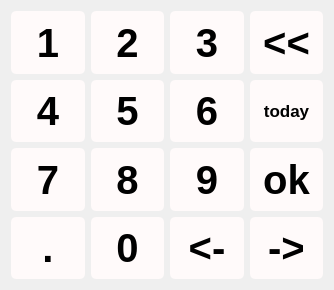
<?xml version="1.0" encoding="UTF-8"?>
<ui version="4.0">
 <class>lds_keywithok</class>
 <widget class="QFrame" name="lds_keywithok">
  <property name="geometry">
   <rect>
    <x>0</x>
    <y>0</y>
    <width>334</width>
    <height>290</height>
   </rect>
  </property>
  <property name="windowTitle">
   <string>Frame</string>
  </property>
  <property name="styleSheet">
   <string notr="true">
QPushButton{
	background:snow;
	border-radius:5px;
	color:black;
	font:bold 30pt;
}
QPushButton:pressed{
	background-color: lightskyblue;
	color:snow;
}</string>
  </property>
  <property name="frameShape">
   <enum>QFrame::NoFrame</enum>
  </property>
  <property name="frameShadow">
   <enum>QFrame::Raised</enum>
  </property>
  <layout class="QGridLayout" name="gridLayout">
   <item row="0" column="0">
    <widget class="QPushButton" name="pushButton">
     <property name="sizePolicy">
      <sizepolicy hsizetype="Expanding" vsizetype="Expanding">
       <horstretch>0</horstretch>
       <verstretch>0</verstretch>
      </sizepolicy>
     </property>
     <property name="focusPolicy">
      <enum>Qt::NoFocus</enum>
     </property>
     <property name="text">
      <string>1</string>
     </property>
    </widget>
   </item>
   <item row="0" column="1">
    <widget class="QPushButton" name="pushButton_2">
     <property name="sizePolicy">
      <sizepolicy hsizetype="Expanding" vsizetype="Expanding">
       <horstretch>0</horstretch>
       <verstretch>0</verstretch>
      </sizepolicy>
     </property>
     <property name="focusPolicy">
      <enum>Qt::NoFocus</enum>
     </property>
     <property name="text">
      <string>2</string>
     </property>
    </widget>
   </item>
   <item row="0" column="2">
    <widget class="QPushButton" name="pushButton_3">
     <property name="sizePolicy">
      <sizepolicy hsizetype="Expanding" vsizetype="Expanding">
       <horstretch>0</horstretch>
       <verstretch>0</verstretch>
      </sizepolicy>
     </property>
     <property name="focusPolicy">
      <enum>Qt::NoFocus</enum>
     </property>
     <property name="text">
      <string>3</string>
     </property>
    </widget>
   </item>
   <item row="0" column="3">
    <widget class="QPushButton" name="pushButton_10">
     <property name="sizePolicy">
      <sizepolicy hsizetype="Expanding" vsizetype="Expanding">
       <horstretch>0</horstretch>
       <verstretch>0</verstretch>
      </sizepolicy>
     </property>
     <property name="focusPolicy">
      <enum>Qt::NoFocus</enum>
     </property>
     <property name="text">
      <string>&lt;&lt;</string>
     </property>
     <property name="autoRepeat">
      <bool>true</bool>
     </property>
    </widget>
   </item>
   <item row="1" column="0">
    <widget class="QPushButton" name="pushButton_5">
     <property name="sizePolicy">
      <sizepolicy hsizetype="Expanding" vsizetype="Expanding">
       <horstretch>0</horstretch>
       <verstretch>0</verstretch>
      </sizepolicy>
     </property>
     <property name="focusPolicy">
      <enum>Qt::NoFocus</enum>
     </property>
     <property name="text">
      <string>4</string>
     </property>
    </widget>
   </item>
   <item row="1" column="1">
    <widget class="QPushButton" name="pushButton_6">
     <property name="sizePolicy">
      <sizepolicy hsizetype="Expanding" vsizetype="Expanding">
       <horstretch>0</horstretch>
       <verstretch>0</verstretch>
      </sizepolicy>
     </property>
     <property name="focusPolicy">
      <enum>Qt::NoFocus</enum>
     </property>
     <property name="text">
      <string>5</string>
     </property>
    </widget>
   </item>
   <item row="1" column="2">
    <widget class="QPushButton" name="pushButton_4">
     <property name="sizePolicy">
      <sizepolicy hsizetype="Expanding" vsizetype="Expanding">
       <horstretch>0</horstretch>
       <verstretch>0</verstretch>
      </sizepolicy>
     </property>
     <property name="focusPolicy">
      <enum>Qt::NoFocus</enum>
     </property>
     <property name="text">
      <string>6</string>
     </property>
    </widget>
   </item>
   <item row="2" column="0">
    <widget class="QPushButton" name="pushButton_8">
     <property name="sizePolicy">
      <sizepolicy hsizetype="Expanding" vsizetype="Expanding">
       <horstretch>0</horstretch>
       <verstretch>0</verstretch>
      </sizepolicy>
     </property>
     <property name="focusPolicy">
      <enum>Qt::NoFocus</enum>
     </property>
     <property name="text">
      <string>7</string>
     </property>
    </widget>
   </item>
   <item row="2" column="1">
    <widget class="QPushButton" name="pushButton_7">
     <property name="sizePolicy">
      <sizepolicy hsizetype="Expanding" vsizetype="Expanding">
       <horstretch>0</horstretch>
       <verstretch>0</verstretch>
      </sizepolicy>
     </property>
     <property name="focusPolicy">
      <enum>Qt::NoFocus</enum>
     </property>
     <property name="text">
      <string>8</string>
     </property>
    </widget>
   </item>
   <item row="2" column="2">
    <widget class="QPushButton" name="pushButton_9">
     <property name="sizePolicy">
      <sizepolicy hsizetype="Expanding" vsizetype="Expanding">
       <horstretch>0</horstretch>
       <verstretch>0</verstretch>
      </sizepolicy>
     </property>
     <property name="focusPolicy">
      <enum>Qt::NoFocus</enum>
     </property>
     <property name="text">
      <string>9</string>
     </property>
    </widget>
   </item>
   <item row="4" column="0">
    <widget class="QPushButton" name="pushButton_14">
     <property name="sizePolicy">
      <sizepolicy hsizetype="Expanding" vsizetype="Expanding">
       <horstretch>0</horstretch>
       <verstretch>0</verstretch>
      </sizepolicy>
     </property>
     <property name="focusPolicy">
      <enum>Qt::NoFocus</enum>
     </property>
     <property name="text">
      <string>.</string>
     </property>
    </widget>
   </item>
   <item row="4" column="3">
    <widget class="QPushButton" name="pushButton_16">
     <property name="sizePolicy">
      <sizepolicy hsizetype="Expanding" vsizetype="Expanding">
       <horstretch>0</horstretch>
       <verstretch>0</verstretch>
      </sizepolicy>
     </property>
     <property name="focusPolicy">
      <enum>Qt::NoFocus</enum>
     </property>
     <property name="text">
      <string>-&gt;</string>
     </property>
     <property name="autoRepeat">
      <bool>true</bool>
     </property>
    </widget>
   </item>
   <item row="4" column="1">
    <widget class="QPushButton" name="pushButton_13">
     <property name="sizePolicy">
      <sizepolicy hsizetype="Expanding" vsizetype="Expanding">
       <horstretch>0</horstretch>
       <verstretch>0</verstretch>
      </sizepolicy>
     </property>
     <property name="focusPolicy">
      <enum>Qt::NoFocus</enum>
     </property>
     <property name="text">
      <string>0</string>
     </property>
    </widget>
   </item>
   <item row="4" column="2">
    <widget class="QPushButton" name="pushButton_11">
     <property name="sizePolicy">
      <sizepolicy hsizetype="Expanding" vsizetype="Expanding">
       <horstretch>0</horstretch>
       <verstretch>0</verstretch>
      </sizepolicy>
     </property>
     <property name="focusPolicy">
      <enum>Qt::NoFocus</enum>
     </property>
     <property name="text">
      <string>&lt;-</string>
     </property>
     <property name="autoRepeat">
      <bool>true</bool>
     </property>
    </widget>
   </item>
   <item row="1" column="3">
    <widget class="QPushButton" name="pushButton_today">
     <property name="sizePolicy">
      <sizepolicy hsizetype="Expanding" vsizetype="Expanding">
       <horstretch>0</horstretch>
       <verstretch>0</verstretch>
      </sizepolicy>
     </property>
     <property name="styleSheet">
      <string notr="true">font-size:13pt;</string>
     </property>
     <property name="text">
      <string>today</string>
     </property>
    </widget>
   </item>
   <item row="2" column="3">
    <widget class="QPushButton" name="pushButton_12">
     <property name="sizePolicy">
      <sizepolicy hsizetype="Expanding" vsizetype="Expanding">
       <horstretch>0</horstretch>
       <verstretch>0</verstretch>
      </sizepolicy>
     </property>
     <property name="text">
      <string>ok</string>
     </property>
    </widget>
   </item>
  </layout>
 </widget>
 <resources/>
 <connections/>
</ui>
